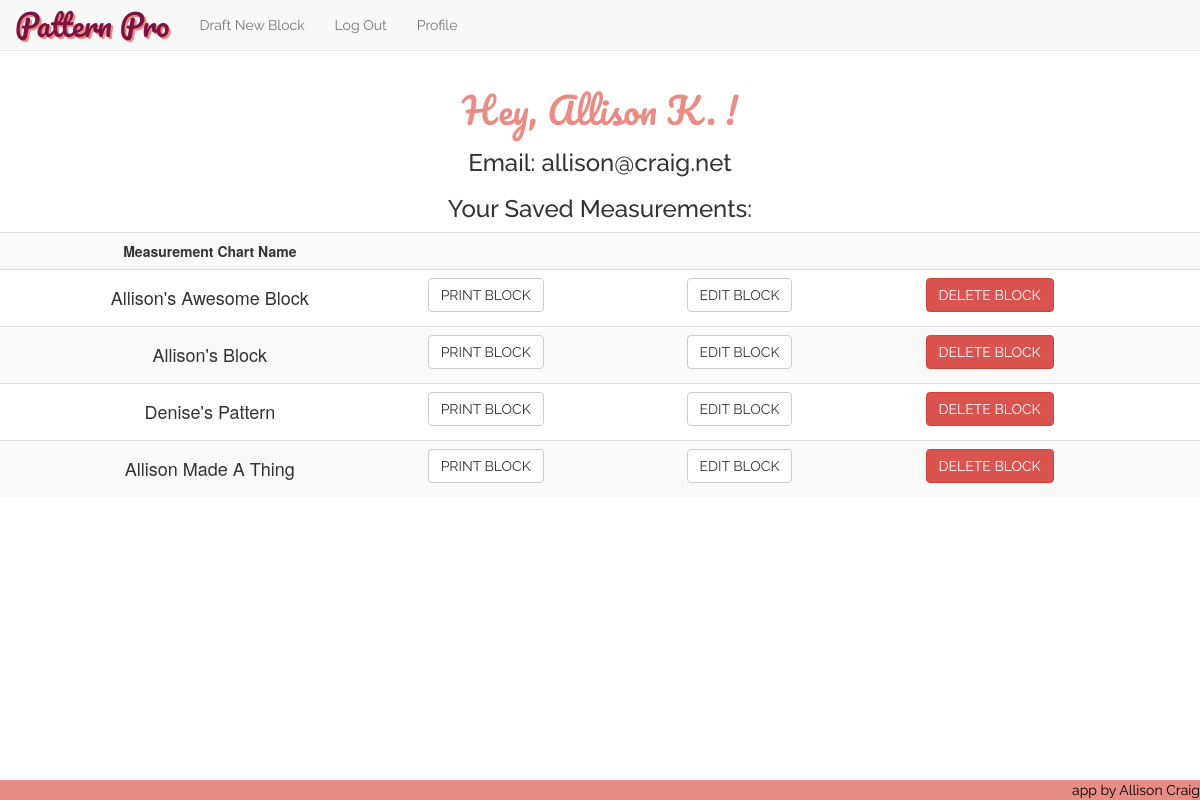
/profile (signed in), run on an earlier commit of the app's database.
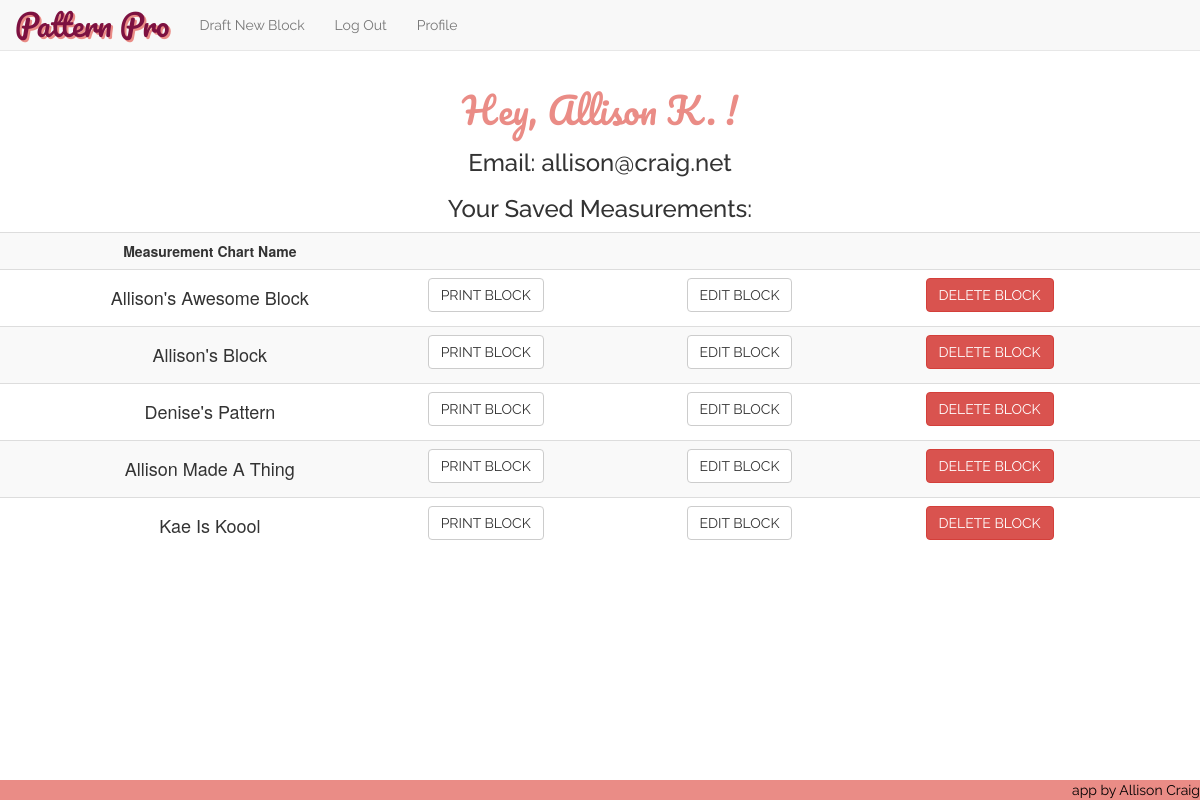
And on a later commit of the database.
### model.py (models this page shows, shortened)
class User(db.Model):
    __tablename__ = "Users"
    user_id = db.Column(db.Integer, autoincrement=True, primary_key=True)
    fb_id = db.Column(db.String(64), unique=True, nullable=True)
    email = db.Column(db.String(64), unique=True, nullable=False)
    password = db.Column(db.String(64), nullable=True)
    fname = db.Column(db.String(15), nullable=False)

class Measurement_Chart(db.Model):
    __tablename__ = "Measurement_Charts"
    chart_id = db.Column(db.Integer, autoincrement=True, primary_key=True)
    nickname = db.Column(db.Integer, nullable=False)
    user_id = db.Column(db.String(100), db.ForeignKey('Users.user_id'))
    bust = db.Column(db.Integer, nullable=False)
    waist = db.Column(db.Integer, nullable=False)
    full_length = db.Column(db.Integer, nullable=False)
    center_front = db.Column(db.Integer, nullable=False)
    front_shoulder_slope = db.Column(db.Integer, nullable=False)
    strap = db.Column(db.Integer, nullable=False)
    front_across_shoulder = db.Column(db.Integer, nullable=False)
    across_chest = db.Column(db.Integer, nullable=False)
    bust_depth = db.Column(db.Integer, nullable=False)
    shoulder_length = db.Column(db.Integer, nullable=False)
    bust_arc = db.Column(db.Integer, nullable=False)
    bust_span = db.Column(db.Integer, nullable=False)
    waist_arc = db.Column(db.Integer, nullable=False)
    dart_placement = db.Column(db.Integer, nullable=False)
    side_length = db.Column(db.Integer, nullable=False)
    full_length_back = db.Column(db.Integer, nullable=False)
    center_back = db.Column(db.Integer, nullable=False)
    back_shoulder_slope = db.Column(db.Integer, nullable=False)
    across_back = db.Column(db.Integer, nullable=False)
    back_arc = db.Column(db.Integer, nullable=False)
    waist_arc_back = db.Column(db.Integer, nullable=False)
    back_neck = db.Column(db.Integer, nullable=False)
    back_across_shoulder = db.Column(db.Integer, nullable=False)
    back_dart_intake = db.Column(db.Integer, nullable=False)
    user = db.relationship("User",
                           backref=db.backref("Measurement_Charts"))

### server.py (the view)
@app.route('/profile')
def user_profile_page():
    user_email = session['logged_in_customer_email']
    user = User.query.filter(User.email==user_email).one()
    current_user_id = user.user_id
    saved_blocks = Measurement_Chart.query.filter(Measurement_Chart.user_id==current_user_id).all()
    return render_template("profile.html", user=user, session=session, savedblocks=saved_blocks)

### server.py (called while the page is built)
@app.before_request
def add_tests():
    g.jasmine_tests = JS_TESTING_MODE

### templates/profile.html (shortened to what this page needs)
{% extends 'base.html' %}
{% block content %}
<center><h1 class='heading-titles'>Hey, {{ user.fname }} !</h1></center>
<center><h3 class="raleway">Email: {{ user.email }}</h3></center>
{% if savedblocks %}
<center><h3 class="raleway">Your Saved Measurements: </h3></center>
<table class="table table-hover table-striped">
	<th><center>Measurement Chart Name</center></th>
	<th></th>
	<th></th>
	<th></th>
{% for sblock in savedblocks %}
	<tr class="saved-block">
		<td><center><h4>{{ sblock.nickname }}</h4></center>
		<center>
			<td><form action='/print/{{sblock.chart_id}}'>
				<button class="btn btn-default">PRINT BLOCK</button>
			</form></td>
			<td><form action='/edit/{{sblock.chart_id}}'>
				<button class="btn btn-default" value="{{ sblock.chart_id }}">EDIT BLOCK</button>
			</form></td>
			<td><button class="btn btn-danger delete-btn" name='chart-id' value="{{ sblock.chart_id }}">DELETE BLOCK</button></td>
		</center>
		</td>
	</tr>
{% endfor %}
</table>
{% endif %}
{% endblock %}

### templates/base.html (shortened to what this page needs)
<!DOCTYPE html>
<html>
<head>
	<link rel='stylesheet' href='/static/css/style.css'>
	<link rel='stylesheet' href='/static/css/bootstrap.min.css'>
</head>
<body>
	<nav class="navbar navbar-default navbar-fixed-top">
			<a class="navbar-brand" id="corner-logo" href="/">Pattern Pro</a>
			<ul class="nav navbar-nav">
			{% if session['current_user_id'] is defined %}
				<li><a href="/choose-block">Draft New Block</a></li>
                <li><a href="/logout" id="logout">Log Out</a></li>
                <li><a href="/profile" id="profile">Profile</a></li>
            {% else %}
                  <li><a href="/login">Log In</a></li>
                  <li><a href="/register">Register</a></li>
<!--                   <li><a href="/fb-login">Login with Facebook</a></li>
 -->                {% endif %}
             </ul>
	</nav>
	{% block content %}{% endblock %}
	<footer><a href="https://github.com/allisonkcraig" target="blank" id="footer-a">app by Allison Craig</a></footer>
</body>
</html>

### static/css/style.css (style rules this page uses)
body { padding-top: 70px; margin-bottom: 2em; padding-bottom: 4em; }
.btn { font-family: "Raleway"; }
.heading-titles { font-family: 'Pacifico', cursive; color: #EA8C86; }
#corner-logo { font-family: 'Pacifico', cursive; font-size: 30px; text-decoration: none; text-shadow: 2px 2px #EA8C86; color: #7D1141; }
.navbar { font-family: "Raleway"; }
footer { font-family: "Raleway"; background-color: #EA8C86; position:fixed; left:0px; bottom:0px; height:20px; width:100%; }
#footer-a { text-decoration: none; color: black; float: right; }
.raleway { font-family: "Raleway"; }

What changed in the data, as far as the page shows it:
added Measurement_Chart: nickname "Kae Is Koool", {{ sblock.chart_id }} 21 (drawn)
